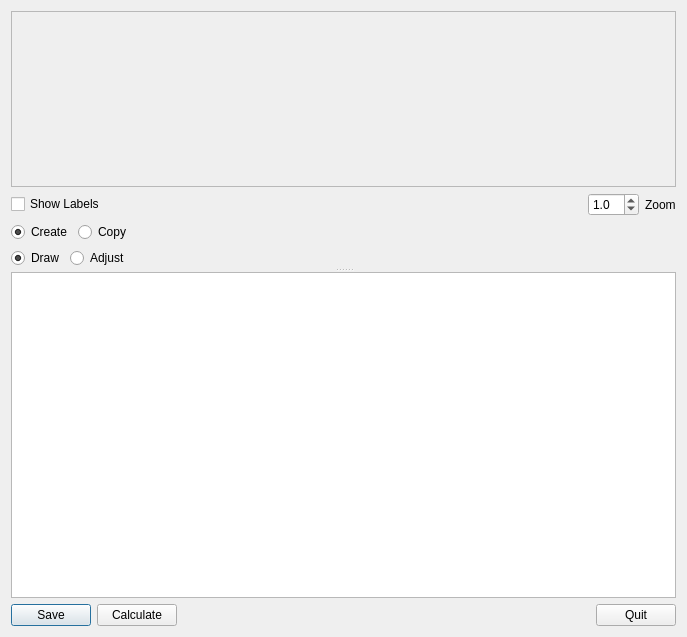
<?xml version="1.0" encoding="UTF-8"?>
<ui version="4.0">
 <class>DrawingLabelTestHarness</class>
 <widget class="QDialog" name="DrawingLabelTestHarness">
  <property name="geometry">
   <rect>
    <x>0</x>
    <y>0</y>
    <width>687</width>
    <height>637</height>
   </rect>
  </property>
  <property name="windowTitle">
   <string>Line Drawing</string>
  </property>
  <layout class="QVBoxLayout" name="verticalLayout_2">
   <item>
    <widget class="QSplitter" name="splitter">
     <property name="orientation">
      <enum>Qt::Vertical</enum>
     </property>
     <widget class="QWidget" name="">
      <layout class="QVBoxLayout" name="verticalLayout">
       <item>
        <widget class="QScrollArea" name="_scrollArea">
         <property name="widgetResizable">
          <bool>true</bool>
         </property>
         <widget class="QWidget" name="scrollAreaWidgetContents">
          <property name="geometry">
           <rect>
            <x>0</x>
            <y>0</y>
            <width>657</width>
            <height>186</height>
           </rect>
          </property>
         </widget>
        </widget>
       </item>
       <item>
        <layout class="QHBoxLayout" name="horizontalLayout_4">
         <item>
          <widget class="QCheckBox" name="_labelsBox">
           <property name="text">
            <string>Show Labels</string>
           </property>
          </widget>
         </item>
         <item>
          <spacer name="horizontalSpacer_2">
           <property name="orientation">
            <enum>Qt::Horizontal</enum>
           </property>
           <property name="sizeHint" stdset="0">
            <size>
             <width>40</width>
             <height>20</height>
            </size>
           </property>
          </spacer>
         </item>
         <item>
          <widget class="QDoubleSpinBox" name="_zoomSpinBox">
           <property name="decimals">
            <number>1</number>
           </property>
           <property name="minimum">
            <double>0.100000000000000</double>
           </property>
           <property name="maximum">
            <double>10.000000000000000</double>
           </property>
           <property name="singleStep">
            <double>0.100000000000000</double>
           </property>
           <property name="value">
            <double>1.000000000000000</double>
           </property>
          </widget>
         </item>
         <item>
          <widget class="QLabel" name="label">
           <property name="text">
            <string>Zoom</string>
           </property>
          </widget>
         </item>
        </layout>
       </item>
       <item>
        <layout class="QHBoxLayout" name="horizontalLayout_3">
         <item>
          <widget class="QRadioButton" name="_createButton">
           <property name="text">
            <string>Create</string>
           </property>
           <property name="checked">
            <bool>true</bool>
           </property>
           <attribute name="buttonGroup">
            <string notr="true">createCopyGroup</string>
           </attribute>
          </widget>
         </item>
         <item>
          <widget class="QRadioButton" name="_copyButton">
           <property name="text">
            <string>Copy</string>
           </property>
           <property name="checked">
            <bool>false</bool>
           </property>
           <attribute name="buttonGroup">
            <string notr="true">createCopyGroup</string>
           </attribute>
          </widget>
         </item>
         <item>
          <spacer name="horizontalSpacer_3">
           <property name="orientation">
            <enum>Qt::Horizontal</enum>
           </property>
           <property name="sizeHint" stdset="0">
            <size>
             <width>40</width>
             <height>20</height>
            </size>
           </property>
          </spacer>
         </item>
        </layout>
       </item>
       <item>
        <layout class="QHBoxLayout" name="horizontalLayout_2">
         <item>
          <widget class="QRadioButton" name="_drawButton">
           <property name="text">
            <string>Draw</string>
           </property>
           <property name="checked">
            <bool>true</bool>
           </property>
           <attribute name="buttonGroup">
            <string notr="true">buttonGroup_2</string>
           </attribute>
          </widget>
         </item>
         <item>
          <widget class="QRadioButton" name="_adjustButton">
           <property name="text">
            <string>Adjust</string>
           </property>
           <attribute name="buttonGroup">
            <string notr="true">buttonGroup_2</string>
           </attribute>
          </widget>
         </item>
         <item>
          <spacer name="horizontalSpacer_4">
           <property name="orientation">
            <enum>Qt::Horizontal</enum>
           </property>
           <property name="sizeHint" stdset="0">
            <size>
             <width>40</width>
             <height>20</height>
            </size>
           </property>
          </spacer>
         </item>
        </layout>
       </item>
      </layout>
     </widget>
     <widget class="QTableWidget" name="_tableWidget">
      <property name="columnCount">
       <number>0</number>
      </property>
     </widget>
    </widget>
   </item>
   <item>
    <layout class="QHBoxLayout" name="horizontalLayout">
     <item>
      <widget class="QPushButton" name="_saveButton">
       <property name="text">
        <string>Save</string>
       </property>
      </widget>
     </item>
     <item>
      <widget class="QPushButton" name="_calcButton">
       <property name="text">
        <string>Calculate</string>
       </property>
      </widget>
     </item>
     <item>
      <spacer name="horizontalSpacer">
       <property name="orientation">
        <enum>Qt::Horizontal</enum>
       </property>
       <property name="sizeHint" stdset="0">
        <size>
         <width>40</width>
         <height>20</height>
        </size>
       </property>
      </spacer>
     </item>
     <item>
      <widget class="QPushButton" name="_quitButton">
       <property name="text">
        <string>Quit</string>
       </property>
      </widget>
     </item>
    </layout>
   </item>
  </layout>
 </widget>
 <resources/>
 <connections>
  <connection>
   <sender>_quitButton</sender>
   <signal>clicked()</signal>
   <receiver>DrawingLabelTestHarness</receiver>
   <slot>close()</slot>
   <hints>
    <hint type="sourcelabel">
     <x>329</x>
     <y>268</y>
    </hint>
    <hint type="destinationlabel">
     <x>199</x>
     <y>149</y>
    </hint>
   </hints>
  </connection>
  <connection>
   <sender>_drawButton</sender>
   <signal>toggled(bool)</signal>
   <receiver>DrawingLabelTestHarness</receiver>
   <slot>state_toggle()</slot>
   <hints>
    <hint type="sourcelabel">
     <x>74</x>
     <y>303</y>
    </hint>
    <hint type="destinationlabel">
     <x>257</x>
     <y>187</y>
    </hint>
   </hints>
  </connection>
  <connection>
   <sender>_zoomSpinBox</sender>
   <signal>valueChanged(double)</signal>
   <receiver>DrawingLabelTestHarness</receiver>
   <slot>zoom_changed()</slot>
   <hints>
    <hint type="sourcelabel">
     <x>421</x>
     <y>303</y>
    </hint>
    <hint type="destinationlabel">
     <x>257</x>
     <y>187</y>
    </hint>
   </hints>
  </connection>
  <connection>
   <sender>_labelsBox</sender>
   <signal>toggled(bool)</signal>
   <receiver>DrawingLabelTestHarness</receiver>
   <slot>labels_toggled()</slot>
   <hints>
    <hint type="sourcelabel">
     <x>205</x>
     <y>303</y>
    </hint>
    <hint type="destinationlabel">
     <x>257</x>
     <y>187</y>
    </hint>
   </hints>
  </connection>
  <connection>
   <sender>_saveButton</sender>
   <signal>clicked()</signal>
   <receiver>DrawingLabelTestHarness</receiver>
   <slot>saveImage()</slot>
   <hints>
    <hint type="sourcelabel">
     <x>69</x>
     <y>343</y>
    </hint>
    <hint type="destinationlabel">
     <x>257</x>
     <y>187</y>
    </hint>
   </hints>
  </connection>
  <connection>
   <sender>_createButton</sender>
   <signal>toggled(bool)</signal>
   <receiver>DrawingLabelTestHarness</receiver>
   <slot>createCopyToggled()</slot>
   <hints>
    <hint type="sourcelabel">
     <x>-1</x>
     <y>-1</y>
    </hint>
    <hint type="destinationlabel">
     <x>299</x>
     <y>258</y>
    </hint>
   </hints>
  </connection>
  <connection>
   <sender>_calcButton</sender>
   <signal>clicked()</signal>
   <receiver>DrawingLabelTestHarness</receiver>
   <slot>calculate()</slot>
   <hints>
    <hint type="sourcelabel">
     <x>190</x>
     <y>553</y>
    </hint>
    <hint type="destinationlabel">
     <x>299</x>
     <y>292</y>
    </hint>
   </hints>
  </connection>
 </connections>
 <buttongroups>
  <buttongroup name="buttonGroup_2"/>
  <buttongroup name="createCopyGroup"/>
 </buttongroups>
</ui>
